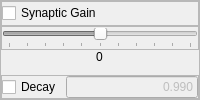
                        <widget class="QFrame" name="Spikeling_Synapse2_frame">
                         <property name="frameShape">
                          <enum>QFrame::StyledPanel</enum>
                         </property>
                         <property name="frameShadow">
                          <enum>QFrame::Raised</enum>
                         </property>
                         <layout class="QVBoxLayout" name="verticalLayout_33">
                          <property name="spacing">
                           <number>0</number>
                          </property>
                          <property name="leftMargin">
                           <number>0</number>
                          </property>
                          <property name="topMargin">
                           <number>0</number>
                          </property>
                          <property name="rightMargin">
                           <number>0</number>
                          </property>
                          <property name="bottomMargin">
                           <number>0</number>
                          </property>
                          <item>
                           <widget class="QFrame" name="Spikeling_Synapse2_checkBox_frame">
                            <property name="frameShape">
                             <enum>QFrame::StyledPanel</enum>
                            </property>
                            <property name="frameShadow">
                             <enum>QFrame::Raised</enum>
                            </property>
                            <layout class="QHBoxLayout" name="horizontalLayout_99">
                             <property name="spacing">
                              <number>0</number>
                             </property>
                             <property name="leftMargin">
                              <number>0</number>
                             </property>
                             <property name="topMargin">
                              <number>0</number>
                             </property>
                             <property name="rightMargin">
                              <number>0</number>
                             </property>
                             <property name="bottomMargin">
                              <number>0</number>
                             </property>
                             <item>
                              <widget class="QCheckBox" name="Spikeling_Synapse2_checkBox">
                               <property name="enabled">
                                <bool>true</bool>
                               </property>
                               <property name="text">
                                <string>Synaptic Gain</string>
                               </property>
                              </widget>
                             </item>
                            </layout>
                           </widget>
                          </item>
                          <item>
                           <widget class="QFrame" name="Spikeling_Synapse2_slider_frame">
                            <property name="frameShape">
                             <enum>QFrame::StyledPanel</enum>
                            </property>
                            <property name="frameShadow">
                             <enum>QFrame::Raised</enum>
                            </property>
                            <layout class="QHBoxLayout" name="horizontalLayout_100">
                             <property name="spacing">
                              <number>0</number>
                             </property>
                             <property name="leftMargin">
                              <number>0</number>
                             </property>
                             <property name="topMargin">
                              <number>0</number>
                             </property>
                             <property name="rightMargin">
                              <number>0</number>
                             </property>
                             <property name="bottomMargin">
                              <number>0</number>
                             </property>
                             <item>
                              <widget class="QSlider" name="Spikeling_Synapse2_slider">
                               <property name="enabled">
                                <bool>false</bool>
                               </property>
                               <property name="minimum">
                                <number>-50</number>
                               </property>
                               <property name="maximum">
                                <number>50</number>
                               </property>
                               <property name="orientation">
                                <enum>Qt::Horizontal</enum>
                               </property>
                               <property name="tickPosition">
                                <enum>QSlider::TicksBelow</enum>
                               </property>
                              </widget>
                             </item>
                            </layout>
                           </widget>
                          </item>
                          <item alignment="Qt::AlignHCenter|Qt::AlignTop">
                           <widget class="QLabel" name="Spikeling_Synapse2_0">
                            <property name="text">
                             <string>0</string>
                            </property>
                           </widget>
                          </item>
                          <item>
                           <widget class="QFrame" name="Spikeling_Synapse2_Decay_frame">
                            <property name="sizePolicy">
                             <sizepolicy hsizetype="Expanding" vsizetype="Preferred">
                              <horstretch>0</horstretch>
                              <verstretch>0</verstretch>
                             </sizepolicy>
                            </property>
                            <property name="frameShape">
                             <enum>QFrame::StyledPanel</enum>
                            </property>
                            <property name="frameShadow">
                             <enum>QFrame::Raised</enum>
                            </property>
                            <layout class="QHBoxLayout" name="horizontalLayout_98">
                             <property name="spacing">
                              <number>5</number>
                             </property>
                             <property name="leftMargin">
                              <number>0</number>
                             </property>
                             <property name="topMargin">
                              <number>0</number>
                             </property>
                             <property name="rightMargin">
                              <number>0</number>
                             </property>
                             <property name="bottomMargin">
                              <number>0</number>
                             </property>
                             <item>
                              <widget class="QCheckBox" name="Spikeling_Synapse2_Decay_checkBox">
                               <property name="text">
                                <string>Decay</string>
                               </property>
                              </widget>
                             </item>
                             <item>
                              <widget class="QLineEdit" name="Spikeling_Synapse2_Decay_value">
                               <property name="enabled">
                                <bool>false</bool>
                               </property>
                               <property name="text">
                                <string>0.990</string>
                               </property>
                               <property name="alignment">
                                <set>Qt::AlignRight|Qt::AlignTrailing|Qt::AlignVCenter</set>
                               </property>
                              </widget>
                             </item>
                            </layout>
                           </widget>
                          </item>
                         </layout>
                        </widget>
